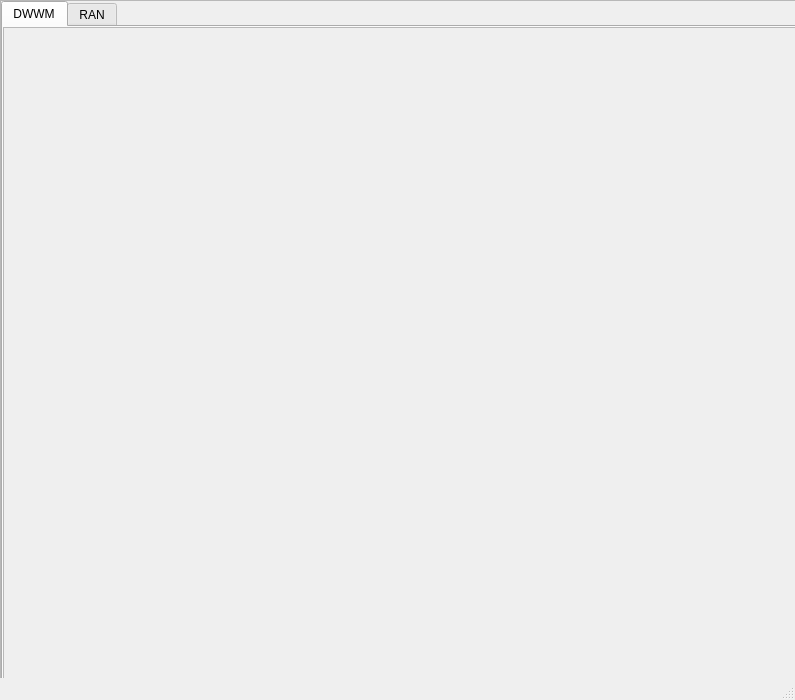
<?xml version="1.0" encoding="UTF-8"?>
<ui version="4.0">
 <class>MainWindow</class>
 <widget class="QMainWindow" name="MainWindow">
  <property name="geometry">
   <rect>
    <x>0</x>
    <y>0</y>
    <width>795</width>
    <height>700</height>
   </rect>
  </property>
  <property name="sizePolicy">
   <sizepolicy hsizetype="Fixed" vsizetype="Fixed">
    <horstretch>0</horstretch>
    <verstretch>0</verstretch>
   </sizepolicy>
  </property>
  <property name="maximumSize">
   <size>
    <width>800</width>
    <height>700</height>
   </size>
  </property>
  <property name="windowTitle">
   <string>MainWindow</string>
  </property>
  <property name="documentMode">
   <bool>false</bool>
  </property>
  <widget class="QWidget" name="centralwidget">
   <property name="sizePolicy">
    <sizepolicy hsizetype="Expanding" vsizetype="Expanding">
     <horstretch>0</horstretch>
     <verstretch>0</verstretch>
    </sizepolicy>
   </property>
   <widget class="QScrollArea" name="scrollArea_3">
    <property name="geometry">
     <rect>
      <x>0</x>
      <y>0</y>
      <width>800</width>
      <height>700</height>
     </rect>
    </property>
    <property name="widgetResizable">
     <bool>true</bool>
    </property>
    <widget class="QWidget" name="scrollAreaWidgetContents">
     <property name="geometry">
      <rect>
       <x>0</x>
       <y>0</y>
       <width>798</width>
       <height>698</height>
      </rect>
     </property>
     <widget class="QTabWidget" name="tabWidget">
      <property name="geometry">
       <rect>
        <x>0</x>
        <y>0</y>
        <width>800</width>
        <height>700</height>
       </rect>
      </property>
      <property name="minimumSize">
       <size>
        <width>800</width>
        <height>700</height>
       </size>
      </property>
      <property name="tabShape">
       <enum>QTabWidget::Rounded</enum>
      </property>
      <property name="currentIndex">
       <number>0</number>
      </property>
      <property name="tabsClosable">
       <bool>false</bool>
      </property>
      <property name="movable">
       <bool>false</bool>
      </property>
      <widget class="QWidget" name="dwwmTab">
       <attribute name="title">
        <string>DWWM</string>
       </attribute>
       <widget class="QScrollArea" name="DwwmScrollArea">
        <property name="geometry">
         <rect>
          <x>0</x>
          <y>0</y>
          <width>797</width>
          <height>700</height>
         </rect>
        </property>
        <property name="widgetResizable">
         <bool>true</bool>
        </property>
        <widget class="QWidget" name="scrollAreaWidgetContents_2">
         <property name="geometry">
          <rect>
           <x>0</x>
           <y>0</y>
           <width>795</width>
           <height>698</height>
          </rect>
         </property>
        </widget>
       </widget>
      </widget>
      <widget class="QWidget" name="ranTab">
       <attribute name="title">
        <string>RAN</string>
       </attribute>
       <widget class="QScrollArea" name="RanScrollArea">
        <property name="geometry">
         <rect>
          <x>0</x>
          <y>0</y>
          <width>797</width>
          <height>680</height>
         </rect>
        </property>
        <property name="widgetResizable">
         <bool>true</bool>
        </property>
        <widget class="QWidget" name="scrollAreaWidgetContents_4">
         <property name="geometry">
          <rect>
           <x>0</x>
           <y>0</y>
           <width>795</width>
           <height>678</height>
          </rect>
         </property>
        </widget>
       </widget>
      </widget>
     </widget>
    </widget>
   </widget>
  </widget>
  <widget class="QMenuBar" name="menubar">
   <property name="geometry">
    <rect>
     <x>0</x>
     <y>0</y>
     <width>795</width>
     <height>21</height>
    </rect>
   </property>
  </widget>
  <widget class="QStatusBar" name="statusbar"/>
 </widget>
 <resources/>
 <connections/>
</ui>
